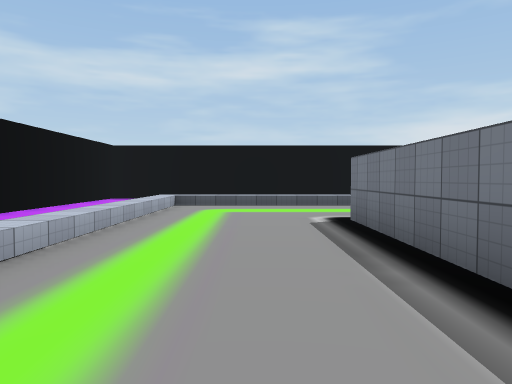
[1] (above)

24 first-person views from a walk through a scene from a Unity 3-D project. The camera is 1.3 m above the floor, tilts 2° down and sees 70° across. The floor is counted in squares, 2 m on a side. Each view is taken from the middle of a square. On the plan, view 1 faces up. The plan holds only what a view shows up to about 11 squares ahead; the rest is blank. The place goes on beyond the plan. The player is left out. Some surface patterns are stand-ins.

[2]
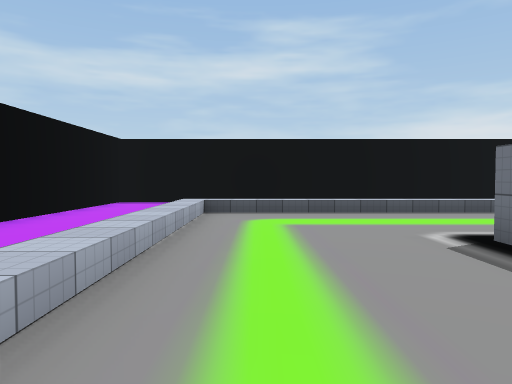

[3]
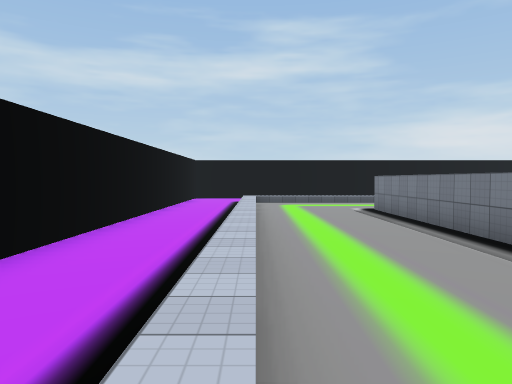

[4]
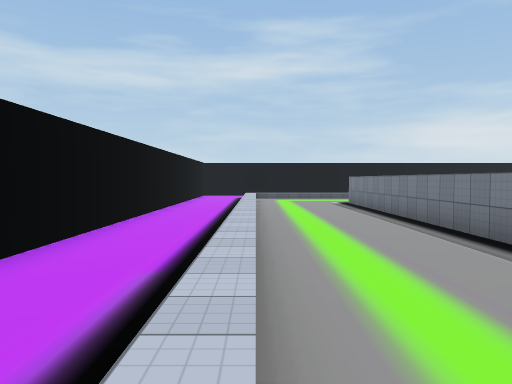

[5]
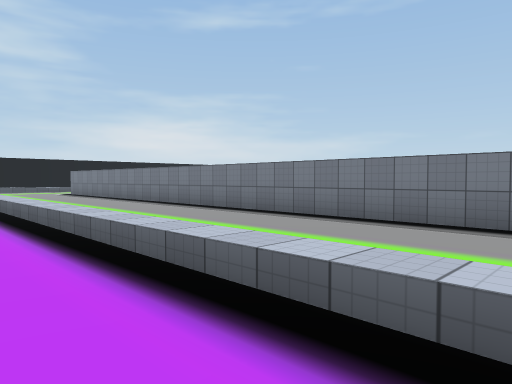

[6]
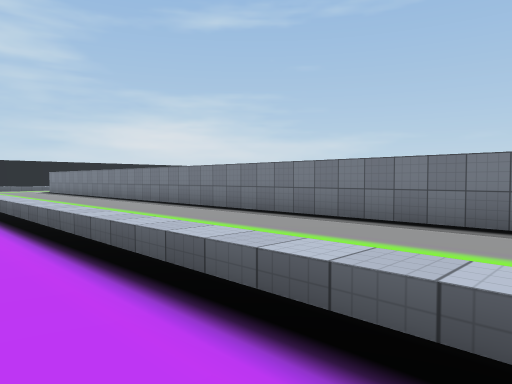

[7]
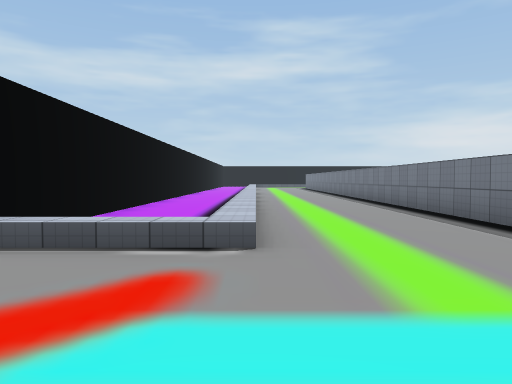

[8]
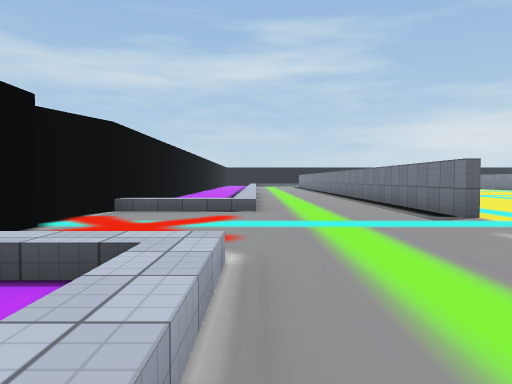

[9]
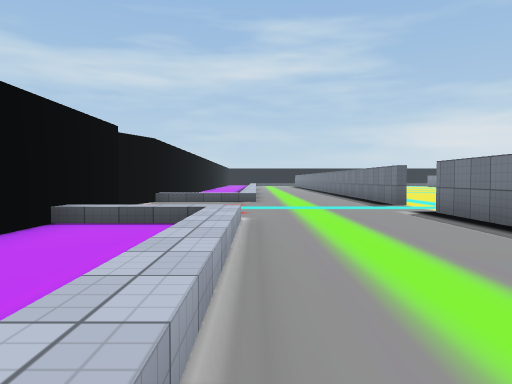

[10]
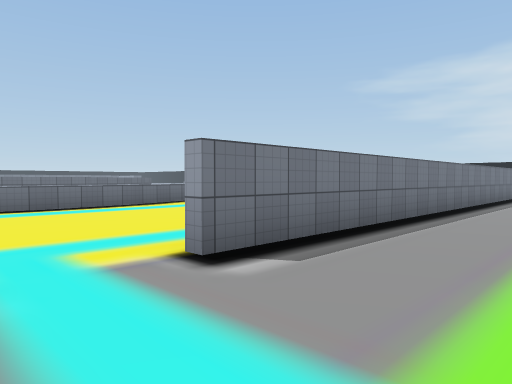

[11]
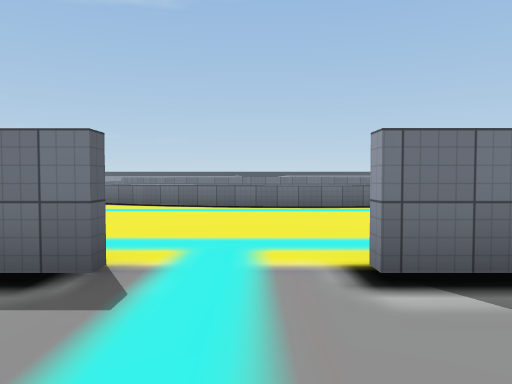

[12]
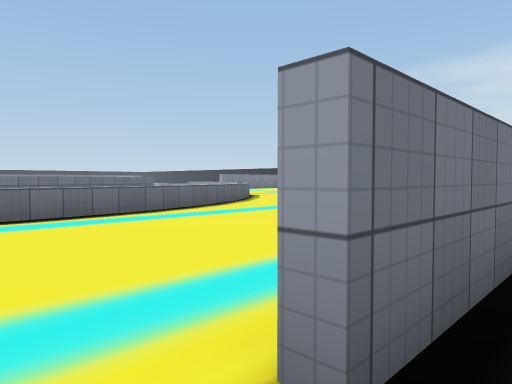

[13]
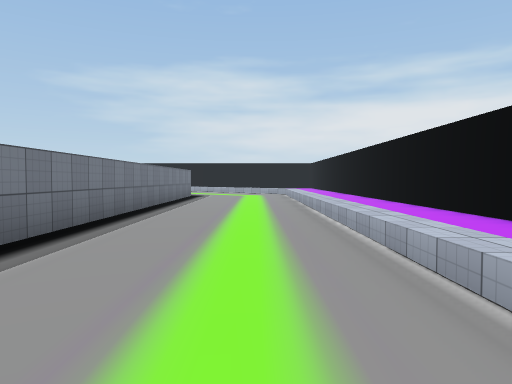

[14]
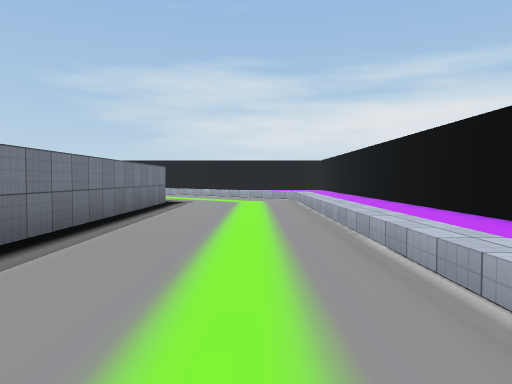

[15]
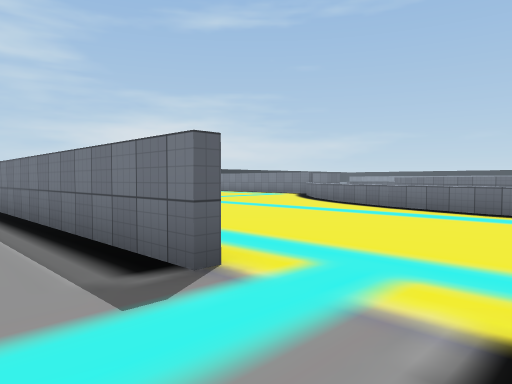

[16]
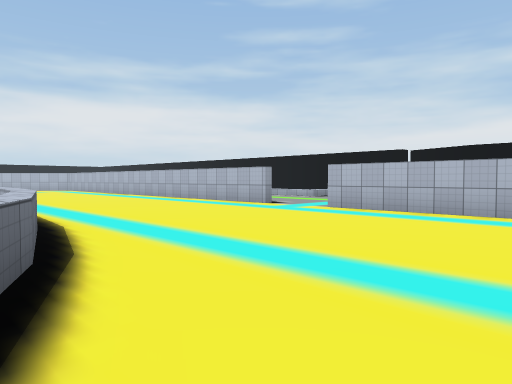

[17]
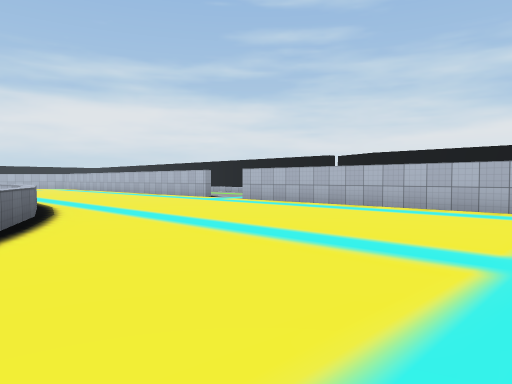

[18]
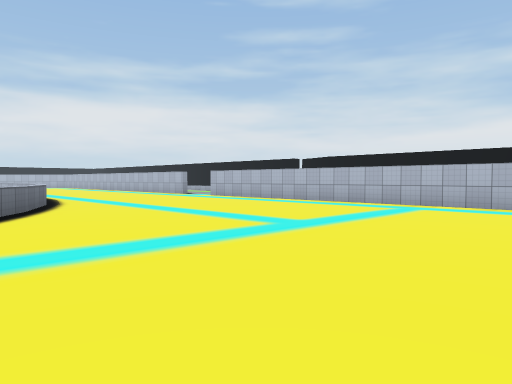

[19]
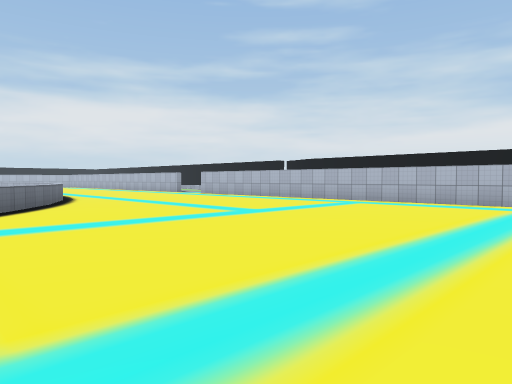

[20]
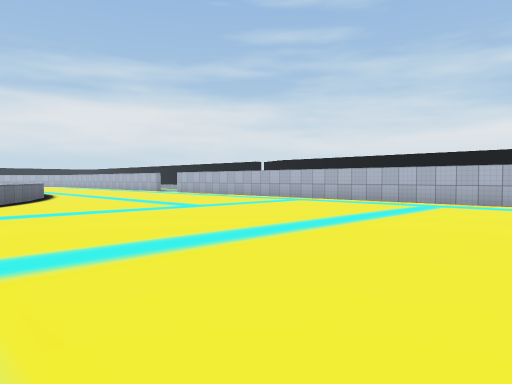

[21]
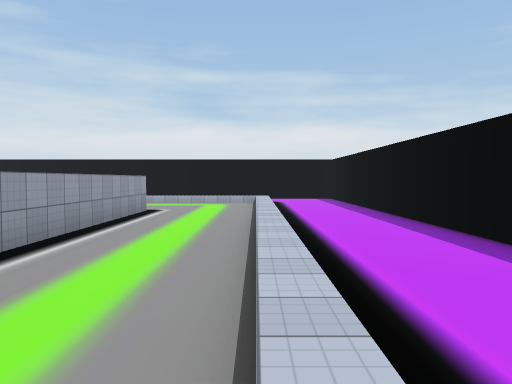

[22]
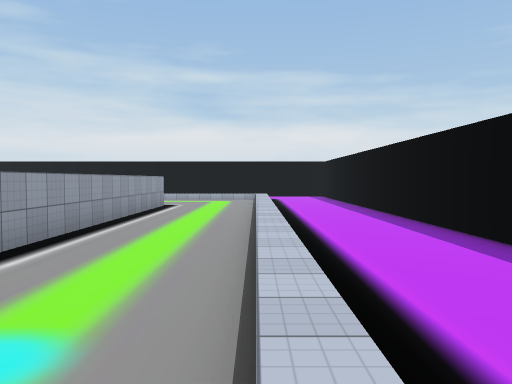

[23]
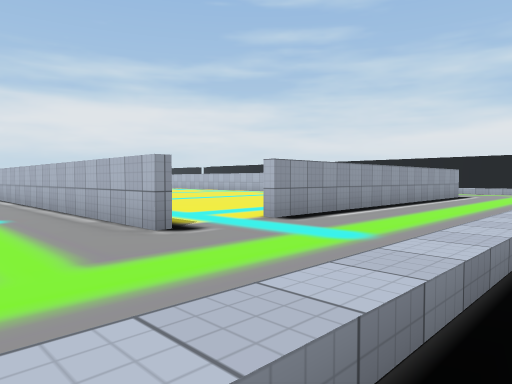

[24]
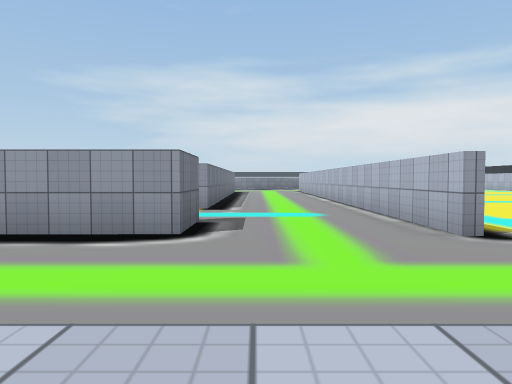

### Floor plan
Key: @ floor where view 1 was taken; # wall or solid block; . floor; / step, stairs or slope; = window, fence, low wall or low ledge; ^ raised ledge.
Columns run from 6 left of view 1 to 19 right of it. Each row starts with its distance up from view 1.
 13  ###############
 12  #.    ..........
 11  #.    ............
 10  #..   ................
  9  #..////////////////////
  8  #../....................
  7  #../....................
  6  #../...##########........
  5  #../...#        ..#...###
  4  #../...#       ...#....
  3  #../...#      ....#....
  2  #../...#      ... #....
  1  #../...#       .  #...#
  0  #../.@.#      ..  #...#
 -1  #../...#      .   #...#
 -2  #../...#      ....#.
 -3  #../...# .........#
 -4   ../...#..........
 -5   ../...#..........
 -6   ../...#..........
 -7    ./...#..........
 -8   ../...#.........
 -9  #../...#.........
-10  #../...#.........
-11  #../...#........
-12  #../...#.......==
-13  #../...#.......=
-14  #../...#......==
-15  #  /...#......=
-16  #///...#.....==
-17 ##......#.....=   #
-18 #.............=   #
-19 ##............^
-20  #  ....#.....=
-21  #......#.....=   #
-22  #......#.....=   #
-23   ......# ....=   #
-24   ......#  ...=
-25   ......#   ..==
-26   ......#    ..=
-27  #......#
-28  #......#
-29  #......#
-30  #......#
-31  #......#
-32  #......#
-33  #......#
-34  #......#
-35  #......#
-36  #. ....

Where each view was taken, in squares from view 1:
view 1: 0 up, 0 right, facing up
view 2: 2 up, 1 left, facing up
view 3: 5 down, 2 left, facing up
view 4: 8 down, 2 left, facing up
view 5: 11 down, 4 left, facing up-right
view 6: 14 down, 4 left, facing up-right
view 7: 20 down, 2 left, facing up
view 8: 24 down, 2 left, facing up
view 9: 27 down, 2 left, facing up
view 10: 18 down, 1 left, facing down-right
view 11: 19 down, 1 left, facing right
view 12: 19 down, 1 right, facing down-right
view 13: 21 down, 1 left, facing down
view 14: 25 down, 1 left, facing down
view 15: 20 down, 0 right, facing up-right
view 16: 13 down, 9 right, facing down-left
view 17: 9 down, 10 right, facing down-left
view 18: 6 down, 11 right, facing down-left
view 19: 4 down, 12 right, facing down-left
view 20: 2 down, 12 right, facing down-left
view 21: 9 up, 12 right, facing left
view 22: 9 up, 14 right, facing left
view 23: 10 up, 16 right, facing down-left
view 24: 10 up, 16 right, facing down
